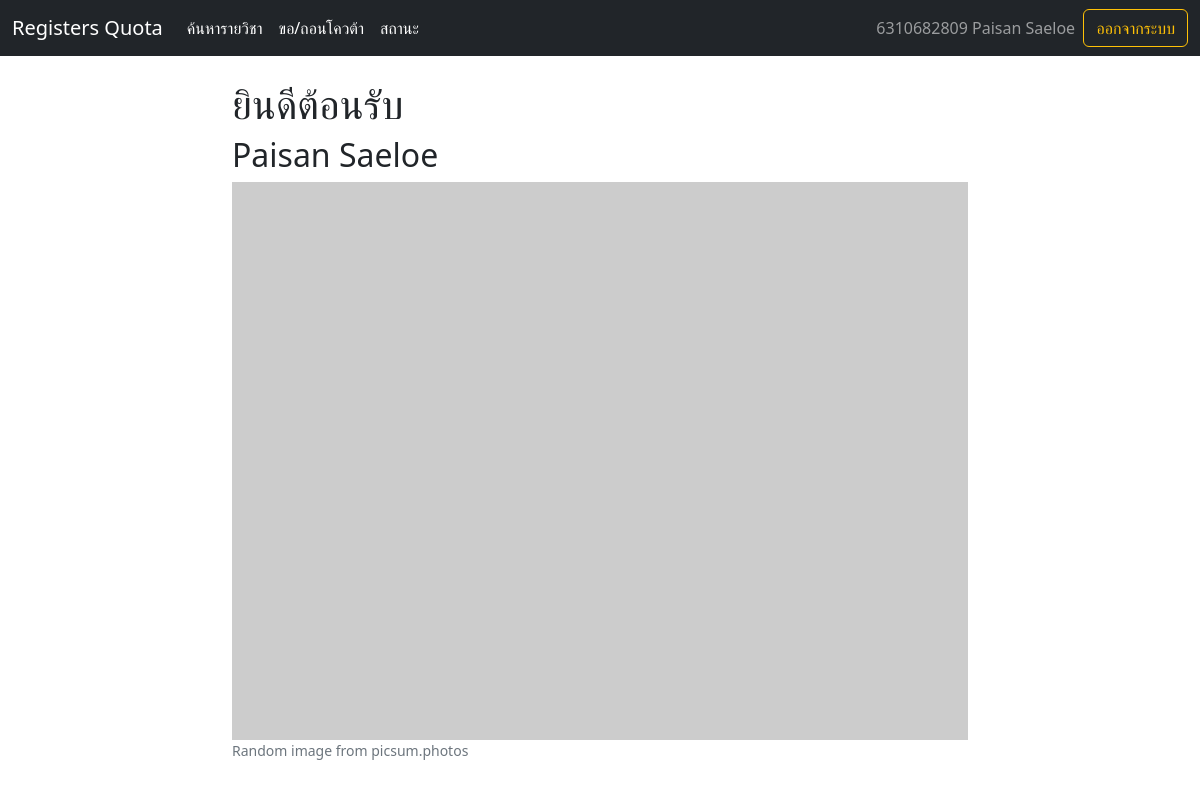
The page / (signed in) on the database its author committed.
### registers_quota/models.py (models this page shows)
class Student(models.Model):
    student = models.ForeignKey(User, on_delete=models.CASCADE)
    applys = models.ManyToManyField(Subject, blank=True, related_name="stu_apply")
    def __str__(self):
        return f"{self.student.username} {self.student.first_name} {self.student.last_name}"

### registers_quota/views.py (the view)
# urls.py: path("", views.index, name="index"),
def index(request):
    if not request.user.is_authenticated:
        return HttpResponseRedirect(reverse('login'))
    else:
        if request.user.is_staff:
            return AdminPage(request).index()
        else:
            return StudentPage(request).index()

### registers_quota/page.py (called while the page is built)
    def index(self):
        return render(self.request, 'reg/index.html', {
            "student": self.user
        })

### registers_quota/templates/reg/index.html
{% extends 'reg/layout.html' %}
{% block body %}
<br>
<div class="container">
    <div class="row">
        <div class="col-2"></div>
        <div class="col-8">
            <h1>ยินดีต้อนรับ</h1>
            <h2>{{student.student.first_name}} {{student.student.last_name}}</h2>
            <img src="https://picsum.photos/660/500" class="d-block w-100" alt="Random Image">
            <figcaption class="figure-caption">Random image from picsum.photos</figcaption>
        </div>
    </div>
</div>
{% endblock %}

### registers_quota/templates/reg/layout.html (shortened to what this page needs)
<!DOCTYPE html>
<html lang="en">
    <head>
        <link href="https://cdn.jsdelivr.net/npm/bootstrap@5.2.1/dist/css/bootstrap.min.css" rel="stylesheet">
    </head>
    <body>
        {% block nav %}
            <nav class="navbar navbar-expand-lg navbar-dark bg-dark">
                <div class="container-fluid">
                <a class="navbar-brand" href="/index">Registers Quota</a>
                <div class="collapse navbar-collapse" id="navbarText">
                    <ul class="navbar-nav me-auto mb-lg-0">
                        <li class="nav-item">
                            <a class="nav-link active" aria-current="page" href="{% url 'search' %}">ค้นหารายวิชา</a>
                        </li>
                        <li class="nav-item">
                            <a class="nav-link active" aria-current="page" href="{% url 'quota' %}">ขอ/ถอนโควต้า</a>
                        </li>
                        <li class="nav-item">
                            <a class="nav-link active" aria-current="page" href="{% url 'status' %}">สถานะ</a>
                        </li>
                    </ul>
                    <span class="navbar-text">
                    {{student}} &nbsp
                    </span>
                    <ul class="navbar-nav  mb-lg-0">
                        <li class="nav-item">
                            <input type="button" class="btn btn-outline-warning" onclick="location.href={% url 'logout' %};" value="ออกจากระบบ">
                        </li>
                    </ul>
                </div>
                </div>
            </nav>
        {% endblock%}
        {% block body %}
        {% endblock %}
    </body>
</html>

### rows shown on the page
Student: student.last_name "6310682809 Paisan Saeloe", student.first_name "Paisan", student.last_name "Saeloe"
